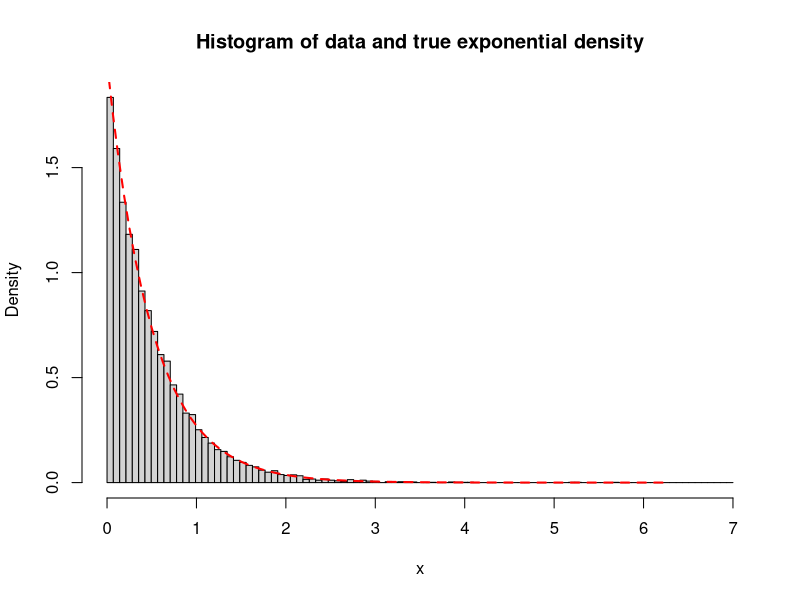
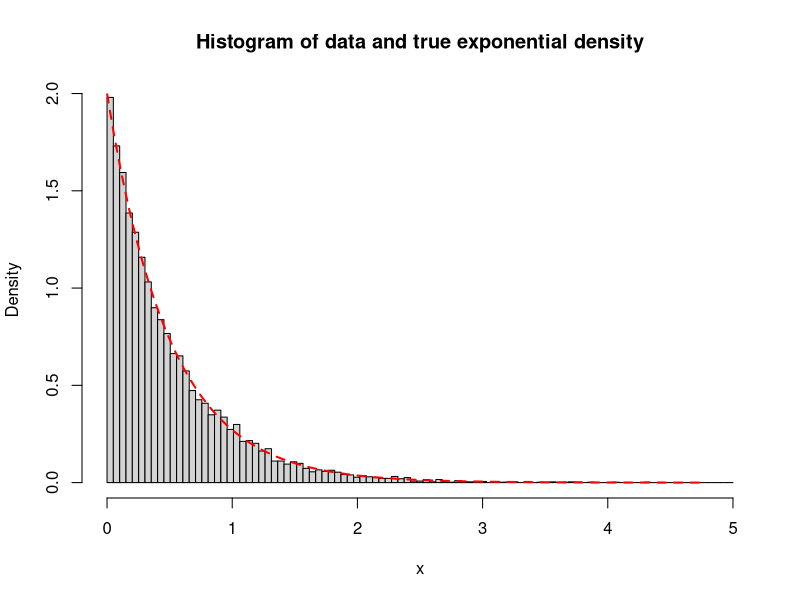
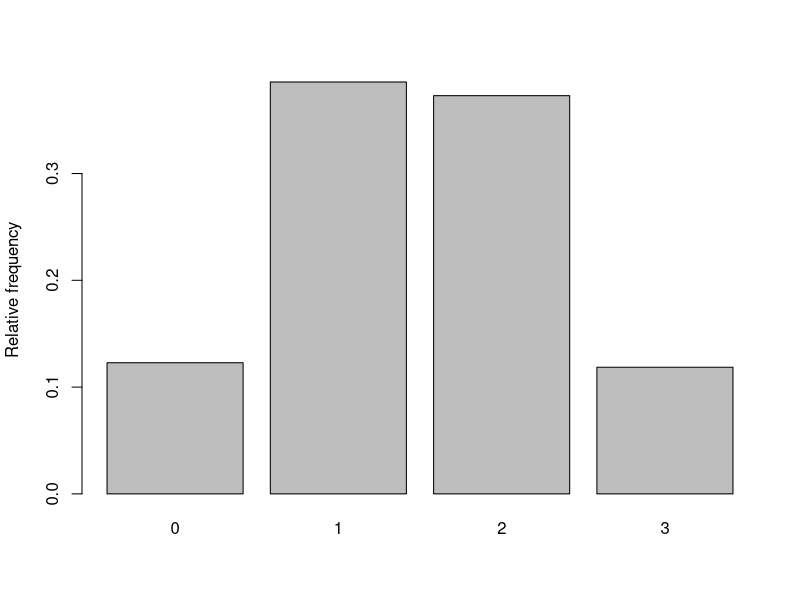

Write R code to recreate these figures, in order.
# Remove old variables:
rm(list=ls())

########################################################################################

#### Examples of the inverse transform method

########################################################################################

## Generating data from the exponential distribution with inverse transform

# Function for generating Nsim observations from the exponential distribution
# with parameter lambda using inverse transform
genexpdistr <- function(Nsim,lambda){
  U <- runif(Nsim)
  X <- -log(1-U)/lambda
  return(X)
}

# Repeat the lines below for different values of Nsim and lambda
Nsim <- 10000
lambda <- 2
x <- genexpdistr(Nsim=Nsim,lambda=lambda)
# Histogram of simulated data with true density on top as red line
hist(x, prob = TRUE,breaks=seq(0,ceiling(max(x)*1.1),length.out=max(10,sqrt(Nsim))),
     main="Histogram of data and true exponential density")
curve(dexp(x, rate = lambda), col = "red", lty = 2, lwd = 2, add = TRUE,xlim=c(0.001,max(x)*1.1))
# Expectation
1/lambda
# Mean of the data
mean(x)
# Standard deviation of the data
sd(x)
# Compare empirical quantiles of simulated data and true quantiles
Qdata <- quantile(x,probs = seq(0.1,0.9,by=0.1))
Qtrue <- qexp(seq(0.1,0.9,by=0.1),rate=lambda)
round(rbind(Qdata,Qtrue),3)


# Alternatively the built in function rexp can be used
x <- rexp(n=Nsim,rate = lambda)
hist(x, prob = TRUE,breaks=seq(0,ceiling(max(x)*1.1),length.out=max(10,sqrt(Nsim))),
     main="Histogram of data and true exponential density")
curve(dexp(x, rate = lambda), col = "red", lty = 2, lwd = 2, add = TRUE,xlim=c(0.001,max(x)*1.1))

# Comparing speed of the two ways of generating data
Nsim <- 10000000
set.seed(12345)
system.time(genexpdistr(Nsim=Nsim,lambda=lambda))
set.seed(12345)
system.time(rexp(n=Nsim,rate = lambda))



########################################################################################

## Generating data from the number of heads example where 
## f(0)=1/8, f(1)=3/8, f(2)=3/8 and f(3)=1/8

# Function for simulating number of heads according to the distribution above
gennumofheads <- function(Nsim){
   U <- runif(Nsim)
   X <- rep(0,Nsim)
   X[(U>1/8) & (U<=4/8)] <- 1
   X[(U>4/8) & (U<=7/8)] <- 2
   X[U>7/8] <- 3
   return(X)
}

Nsim <- 10000
heads <- gennumofheads(Nsim)
table(heads)
relfreq <- table(heads)/Nsim
relfreq
barplot(relfreq,ylab="Relative frequency")

# Alternatively the built in sample function can be used 
heads <- sample(0:3,size=Nsim,replace=TRUE,prob=c(1/8,3/8,3/8,1/8))
table(heads)
relfreq <- table(heads)/Nsim
relfreq

# Comparing speed of the two ways of generating data
Nsim <- 10000000
set.seed(12345)
system.time(gennumofheads(Nsim))
set.seed(12345)
system.time(sample(0:3,size=Nsim,replace=TRUE,prob=c(1/8,3/8,3/8,1/8)))
